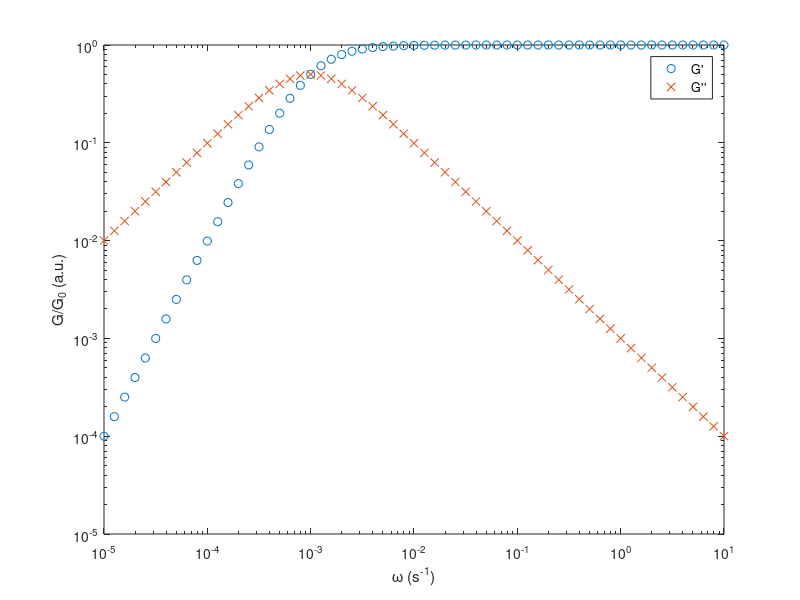

The MATLAB source for this figure: (Note: this script raises an error after producing the figure.)
% plot a maxwell element response

clear all

tau = 10^(3);
omega_log10 = -5:0.1:1;
omega = 10.^omega_log10;
G0 = 100;

wt = omega*tau;
w2t2 = wt.^2;

Gp = w2t2./(w2t2+1);
Gpp = wt./(w2t2+1);

figure(1)
clf

loglog(omega,Gp,'o')
hold on
loglog(omega,Gpp,'x')
set(gca,'XLim',[min(omega) max(omega)])
xlabel('\omega (s^{-1})')
ylabel('G/G_0 (a.u.)')
legend('G''','G''''')

LogLogDecadesEqual(gca)
set(gca,'LineWidth',2,'TickLength',2*[0.01,0.025])